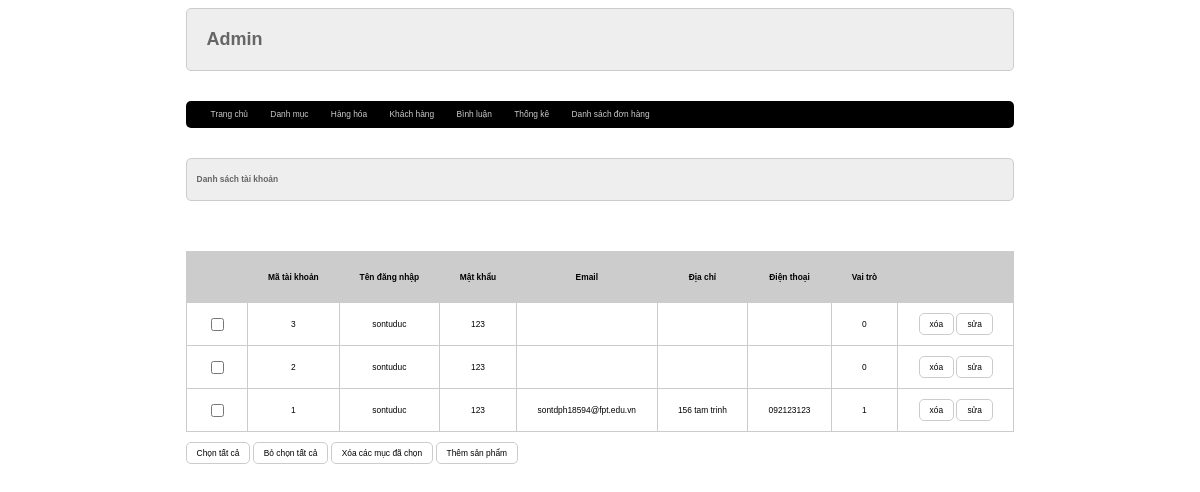
The app's page /admin/index.php?act=dskh with its own data.
### tables this page shows
CREATE TABLE `taikhoan` (
  `id` int(11) NOT NULL,
  `user` varchar(50) NOT NULL,
  `pass` varchar(50) NOT NULL,
  `email` varchar(255) NOT NULL,
  `address` varchar(255) NOT NULL,
  `tel` varchar(255) NOT NULL,
  `role` tinyint(4) NOT NULL DEFAULT 0
);

### model/pdo.php (called while the page is built, shortened)
<?php
function pdo_get_connection(){
    $dburl = "mysql:host=localhost;dbname=firstproject;charset=utf8";
    $username = 'root';
    $password = '';
    $conn = new PDO($dburl, $username, $password);
    $conn->setAttribute(PDO::ATTR_ERRMODE, PDO::ERRMODE_EXCEPTION);
    return $conn;
}
function pdo_query($sql){
    $sql_args = array_slice(func_get_args(), 1);
    try{
        $conn = pdo_get_connection();
        $stmt = $conn->prepare($sql);
        $stmt->execute($sql_args);
        $rows = $stmt->fetchAll();
        return $rows;
    }
    catch(PDOException $e){
        throw $e;
    }
    finally{
        unset($conn);
    }
}

### model/taikhoan.php (called while the page is built, shortened)
<?php
function loadall_taikhoan()
{
    $sql = "SELECT * FROM taikhoan  ORDER BY id DESC";
    $listtaikhoan = pdo_query($sql);
    return $listtaikhoan;
}

### admin/taikhoan/list.php (the view, shortened to what this page needs)
<div class="row">
    <div class="row formtitle mb">
        <h1>Danh sách tài khoản</h1>
    </div>
    <div class="row formcontent">
        <div class="row mb10 formdsloai">
            <table>
                <tr>
                    <th></th>
                    <th>Mã tài khoản</th>
                    <th>Tên đăng nhập</th>
                    <th>Mật khẩu</th>
                    <th>Email</th>
                    <th>Địa chỉ</th>
                    <th>Điện thoại</th>
                    <th>Vai trò</th>
                    <th></th>
                </tr>
                <?php
                foreach ($listtaikhoan as $taikhoan) {
                    extract($taikhoan);
                    $suatk = "index.php?act=suatk&id=" . $id;
                    $xoatk = "index.php?act=xoatk&id=" . $id;
                    echo '
                            <tr>
                                <td><input type="checkbox"></td>
                                <td>' . $id . '</td>
                                <td>' . $user . '</td>
                                <td>' . $pass . '</td>
                                <td>' . $email . '</td>
                                <td>' . $address . '</td>
                                <td>' . $tel . '</td>
                                <td>' . $role . '</td>
                                <td><a href="' . $xoatk . '"><input type="button" value="xóa"></a> <a href="' . $suatk . '"><input type="button" value="sửa"></a> </td>
                            </tr>
                                ';
                }
                ?>
            </table>
        </div>
        <div class="row mb10">
            <input type="button" value="Chọn tất cả">
            <input type="button" value="Bỏ chọn tất cả">
            <input type="button" value="Xóa các mục đã chọn">
            <a href="index.php?act=addsp"> <input type="button" value="Thêm sản phẩm"></a>
        </div>
    </div>
</div>

### style.css (style rules this page uses)
* { box-sizing: border-box; font-family: sans-serif; font-size: 0.7vw; }
.row { float: left; width: 100%; }
.mb { margin-bottom: 30px; }
.mb10 { margin-bottom: 10px; }
.formtaikhoan input[type="submit"], .formcontent input[type="submit"], .formcontent input[type="reset"], .formcontent input[type="button"] { border-radius: 5px; padding: 5px 10px; background-color: white; border: 1px #ccc solid; }
.formtitle { background-color: #eee; border: 1px solid #ccc; color: #666; border-radius: 5px; padding: 10px; }
.formcontent { padding: 20px 0px; }
.formdsloai table { width: 100%; border-collapse: collapse; border: 1px solid #ccc; text-align: center; }
.formdsloai th { padding: 20px; background-color: #ccc; }
.formdsloai td { padding: 10px 20px; border: 1px solid #ccc; }

### records on screen
taikhoan: id "3", user "sontuduc", pass "123", role "0"
taikhoan: id "2", user "sontuduc", pass "123", role "0"
taikhoan: id "1", user "sontuduc", pass "123", email "sontdph18594@fpt.edu.vn", address "156 tam trinh", tel "092123123", role "1"
